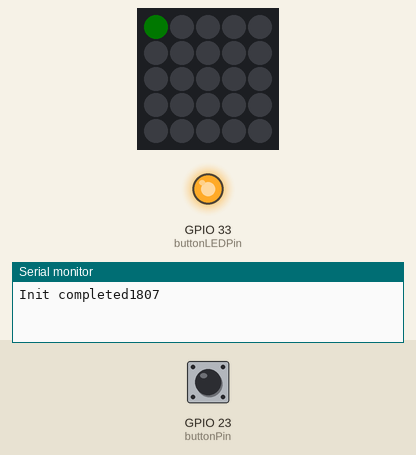
A program run on a simulated ESP32. Shown: 5×5 RGB LED matrix (first LED top left, wired row by row), output pins drawn as LEDs (lit = HIGH), the last lines printed to the serial monitor. The inputs (shaded band) are chosen by the test bench; at power-on: GPIO 23 (buttonPin) HIGH. Dim RGB values are drawn brighter than linear; random numbers use the default seed unless the program sets one.

Above: at 0.6 s.
At 124.63 s:
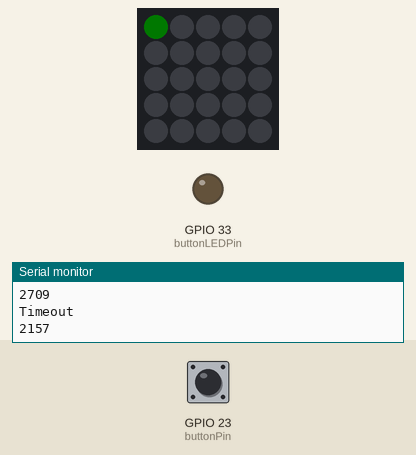
Timing chart, 0 to 129.2 s (numbered marks = the images above):
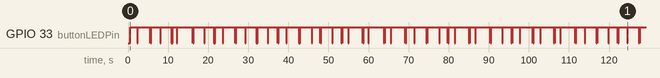

Measured:
- by itself, GPIO 33 (buttonLEDPin): HIGH → LOW at 2.3 s, → HIGH 0.10 s later, → LOW 3.1 s later, → HIGH 0.10 s later, … (144 changes in this stretch)

The program:

main.cpp
```cpp
#include <Arduino.h>
#include <Wire.h> //for I2C
#include <M5Atom.h>

// M5 ATOM-Lite 用的是 WS2812B 或 SK6812 這種 三合一的 全彩LED
//但 R, G, B 的亮度差異滿多，G>>B>R
//除了 Red, Green, Blue, White 這種純色外，其他調色要調整比重
//例如 0xffff00 的黃色會變成亮綠，改用 0xff3000 卻比較有明顯橘色
// M5.dis.drawpix(0, 0xff3000); //set LED orange
#define GREEN 0x001100 //調低來省電
#define RED 0xff0000
#define BLUE 0x0000ff
#define WHITE 0xffffff
#define ORANGE 0xff3000
#define MAGENTA 0xff00ff
#define BLACK 0x000000
#define LED_OFF 0x000000

#define buttonLEDPin 33
#define buttonPin 23

unsigned long startTime = 0;
unsigned long currentTime = 0;
long randNumber;

void setup()
{
  M5.begin(true, false, true); // M5Atom.h 裡 void begin(bool SerialEnable = true, bool I2CEnable = true, bool DisplayEnable = false);
                               // 由於我們不使用 Atom-lite 預設的 25(SDA), 21(SCL) ，所以 I2CEnable 設為 false
  // Wire.begin(26,32);            // 使用 HY2.0 的 pins 作為 I2C    26(SDA), 32(SCL). Even I2CEnable is set to true, Overwrite it.

  M5.dis.drawpix(0, GREEN); // RED for start up

  // button GPIO - pressed when boot up t0 force to use bridge AP mode
  pinMode(buttonPin, INPUT_PULLUP);
  pinMode(buttonLEDPin, OUTPUT);
  Serial.print("Init completed");

  //點亮 0.5 秒作為開機指示
  digitalWrite(buttonLEDPin, LOW);
  delay(500);
  digitalWrite(buttonLEDPin, HIGH);
}

void loop()
{
  // Serial.print(digitalRead(buttonPin));
  //  digitalWrite(buttonLEDPin, HIGH);
  //  delay(1000);
  //  digitalWrite(buttonLEDPin, LOW);
  //  delay(1000);

  startTime=millis();
  randNumber = random(1000, 3000);
  Serial.println(randNumber);
  delay(randNumber);
  digitalWrite(buttonLEDPin, LOW);
  delay(100);
  digitalWrite(buttonLEDPin, HIGH);

  while (digitalRead(buttonPin) == 1)
  {
    currentTime=millis();
    if ((currentTime - startTime) >5000){
      Serial.println("Timeout");
      digitalWrite(buttonLEDPin, LOW);
      delay(100);
      digitalWrite(buttonLEDPin, HIGH);
      delay(100);
      digitalWrite(buttonLEDPin, LOW);
      delay(100);
      digitalWrite(buttonLEDPin, HIGH);
      break;
    }

    //Serial.println(currentTime - startTime);
  }
}
```
